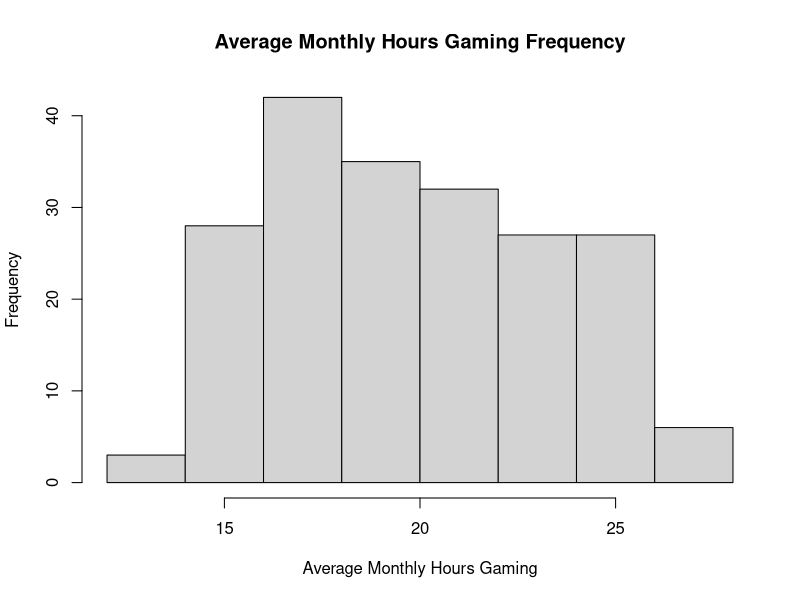
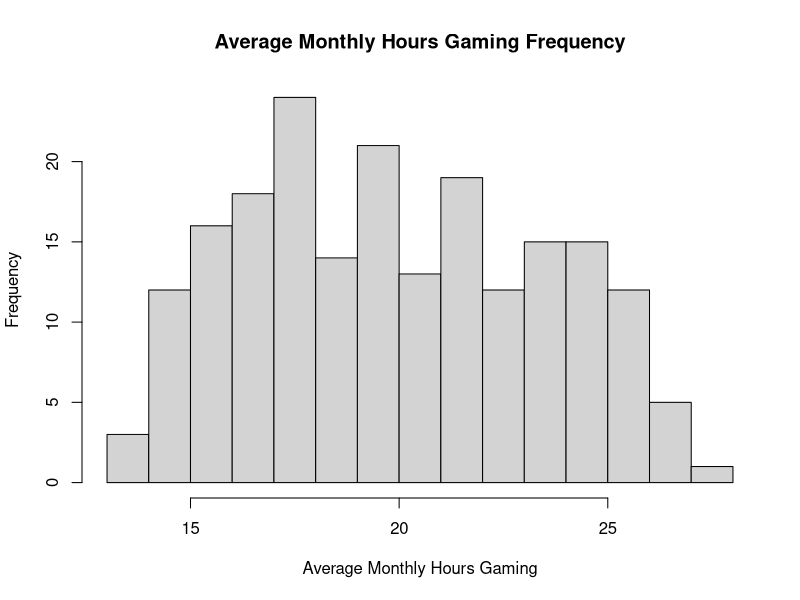
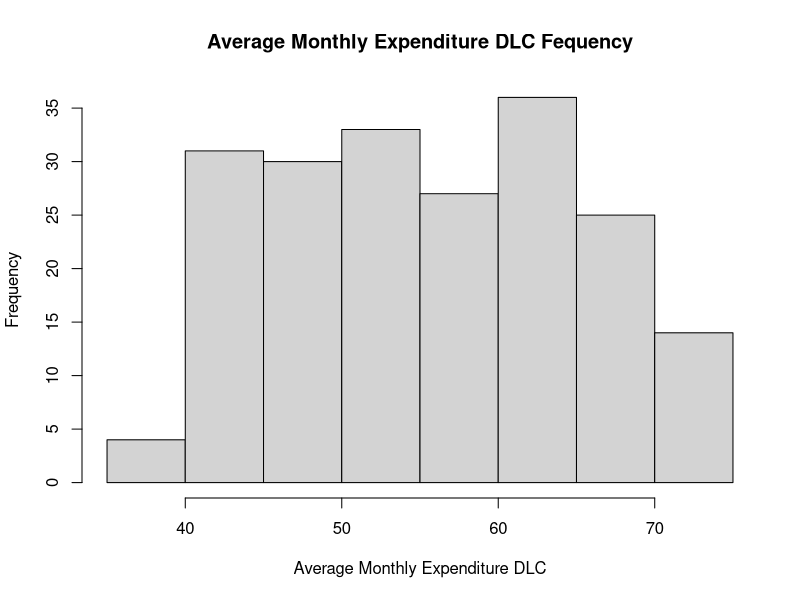
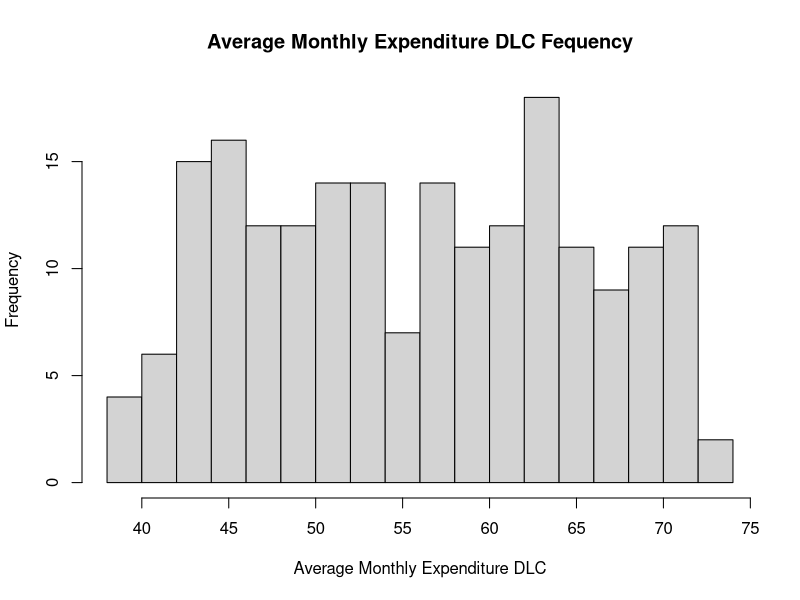
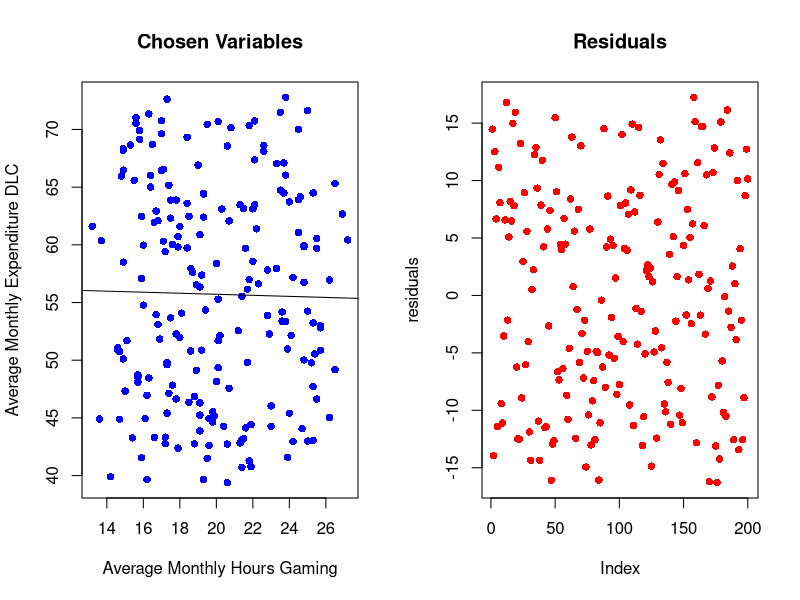
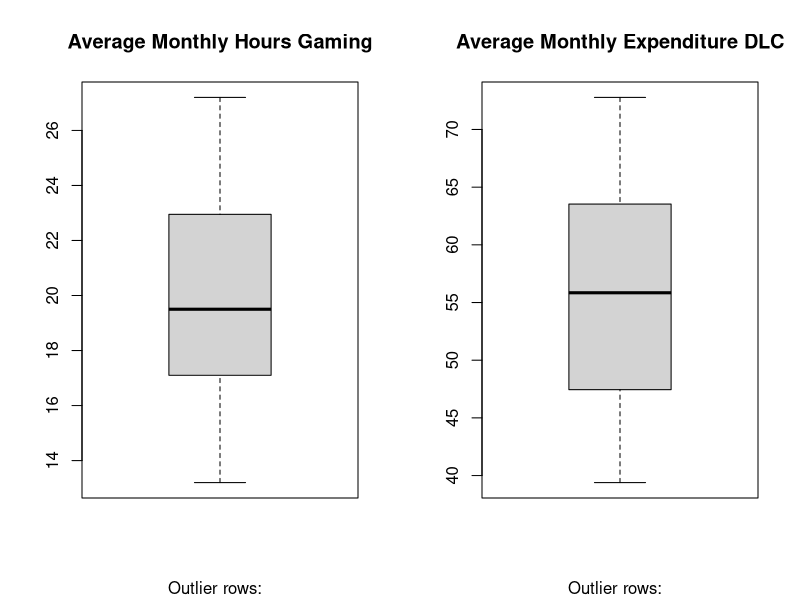
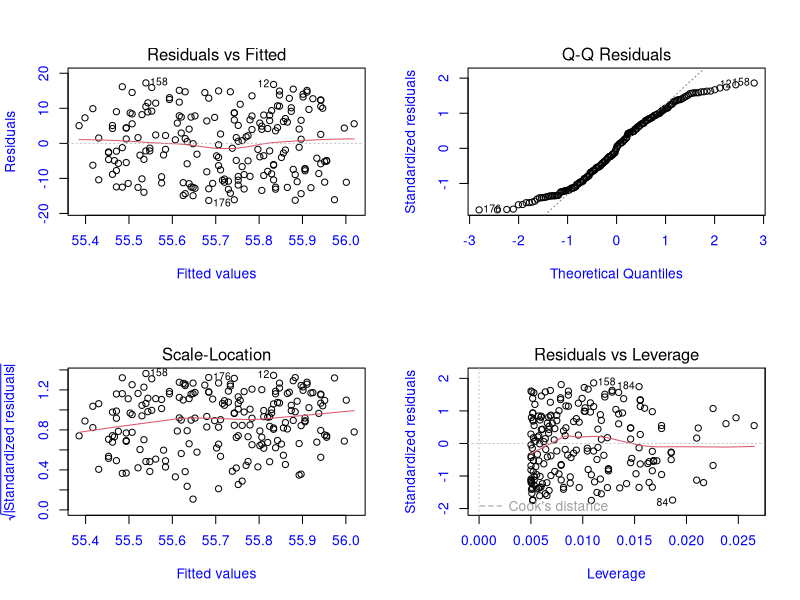
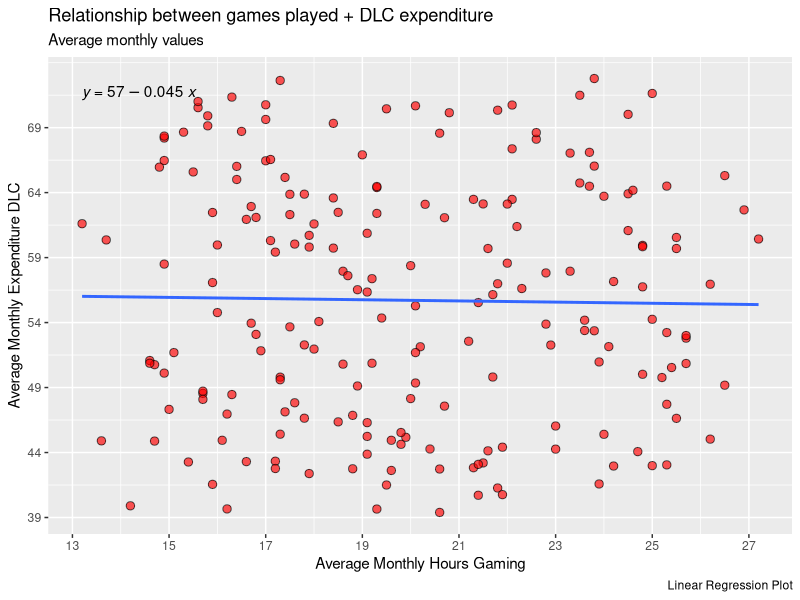

Here is the R script that generated these plots, in order:
## ---- chunk 1
# knitr::opts_chunk$set(echo = TRUE)

# Libraries used
if(!require("readr"))
  install.packages("readr")
if(!require("dplyr"))
  install.packages("dplyr")
if(!require("ggplot2"))
  install.packages("ggplot2")
if(!require("knitr"))
  install.packages("knitr")
if(!require("kableExtra"))
  install.packages("kableExtra")
if(!require("kableExtra"))
  install.packages("ggpubr")

library(readr)      # read_csv()
library(dplyr)      # sample_n()
library(ggplot2)    # data viszualizatoin, plot linear regression
library(knitr)      # Display data in tables
library(kableExtra) # Format tables
library(ggpubr)     # Add formula to plot
## ---- chunk 2
# Load and Randomly Sample Data
# use readr::read_csv() to load data from csv file

data <- read_csv("amalgamated_game_survey_250_2022.csv") # read data from csv
summary(data) # Check data has been read in correctly
## ---- chunk 3
# set a seed to reproduce random values
set.seed(1234) 

# randomly sample 200 of the 250 rows
sample_data <- sample_n(data, 200) # returns tibble 200 x 11
## ---- chunk 4
# check the correlation between the chosen variables
cor(sample_data$avg_monthly_hrs_gaming, sample_data$avg_monthly_expenditure_dlc)
# perform correlation test on chosen variables
cor.test(sample_data$avg_monthly_hrs_gaming, sample_data$avg_monthly_expenditure_dlc)
## ---- chunk 5
hist(sample_data$avg_monthly_hrs_gaming, 
     main="Average Monthly Hours Gaming Frequency",
     xlab="Average Monthly Hours Gaming")
## ---- chunk 6
hist(sample_data$avg_monthly_hrs_gaming, 
     main="Average Monthly Hours Gaming Frequency",
     xlab="Average Monthly Hours Gaming",
     breaks=12)
## ---- chunk 7
hist(sample_data$avg_monthly_expenditure_dlc, 
     main="Average Monthly Expenditure DLC Fequency",
     xlab = "Average Monthly Expenditure DLC")
## ---- chunk 8
hist(sample_data$avg_monthly_expenditure_dlc, 
     main="Average Monthly Expenditure DLC Fequency",
     xlab = "Average Monthly Expenditure DLC",
     breaks=12)
## ---- chunk 9
# Shapiro-Wilk's method for normality test

# If the P value is greater than 0.05 accept null hypothesis
# If the P value is less than or equal to 0.05 reject null hypothesis

significance <- 0.05

# perform shapiro test on avg_monthly_hrs_gaming
st_hours <- shapiro.test(sample_data$avg_monthly_hrs_gaming)

# if shapiro test result is too low reject the null hypothesis
if(st_hours$p.value < significance) {
  print("reject") } else {
  print("accept")
}

# perform shapiro test on avg_monthly_expenditure_dlc
st_bucks <- shapiro.test(sample_data$avg_monthly_expenditure_dlc)
# use ifelse() to perform similar check as above
print(ifelse(st_bucks$p.value < significance, "reject", "accept"))
## ---- chunk 10
# simple linear regression

# calculate effect of independent on dependent variable
mod <- lm(avg_monthly_expenditure_dlc ~ avg_monthly_hrs_gaming, 
          data = sample_data)

# summarise the results of the model
summary(mod)
## ---- chunk 11
#plot(sample_data$avg_monthly_hrs_gaming, mod$residuals)

df <- data.frame(sample_data$avg_monthly_hrs_gaming, sample_data$avg_monthly_expenditure_dlc)

par(mfrow=c(1,2), main="test") # 2 rows and 2 columns
plot(df, pch=16, col="blue", 
     xlab="Average Monthly Hours Gaming",
     ylab="Average Monthly Expenditure DLC",
     main="Chosen Variables")
abline(mod)
plot(mod$residuals, pch=16, col="red", ylab="residuals", main="Residuals")
par(mfrow=c(1,1)) # Reset to 1 row and 1 column
## ---- chunk 12
# r squared value, percent of variation
r_squared <- summary(mod)$r.squared
r_squared

# r value, derived from r squared
sqrt(r_squared)

# r value, using correlation function
cor(sample_data$avg_monthly_hrs_gaming, sample_data$avg_monthly_expenditure_dlc)
## ---- chunk 13
par(mfrow=c(1, 2))  # divide graph area in 2 columns

boxplot(sample_data$avg_monthly_hrs_gaming, 
        main="Average Monthly Hours Gaming", 
        sub=paste("Outlier rows: ", 
         boxplot.stats(sample_data$avg_monthly_hrs_gaming)$out))

boxplot(sample_data$avg_monthly_expenditure_dlc, 
        main="Average Monthly Expenditure DLC",
        sub=paste("Outlier rows: ",
         boxplot.stats(sample_data$avg_monthly_expenditure_dlc)$out))
## ---- chunk 14
par(mfrow=c(2,2), main="test") # 2 rows and 2 columns
plot(mod, col.lab="blue", col.axis="blue") # plot the model
par(mfrow=c(1,1)) # Reset to 1 row and 1 column
## ---- chunk 15
# plot dataset in a scatter plot, add colours for points
plot <- ggplot(data = mod, mapping = aes(x = avg_monthly_hrs_gaming, 
                                 y = avg_monthly_expenditure_dlc)) +
  geom_point(alpha = 0.66, # transparcency, lets stacked points show darker
             shape=21,# round
             fill="red", # inner colour
             color="black", # outline colour
             size=2.5) + # size (3 too big, 1 too small) +
  
  labs(title = "Relationship between games played + DLC expenditure",
       subtitle = "Average monthly values",
       caption = "Linear Regression Plot")

# Calculate x and y tick spacing and frequency
scale_x = scale_x_continuous(breaks = seq(
  floor(min(sample_data$avg_monthly_hrs_gaming)), # round down lowest value
  ceiling(max(sample_data$avg_monthly_hrs_gaming)), # round up highest value
  by = 2), # frequency
  name = "Average Monthly Hours Gaming") # x label
scale_y = scale_y_continuous(breaks = seq(
  floor(min(sample_data$avg_monthly_expenditure_dlc)), 
  ceiling(max(sample_data$avg_monthly_expenditure_dlc)),
  by = 5), 
  name = "Average Monthly Expenditure DLC")

# Get intercept and slope for regresion line
coeff <- coefficients(mod) # get coefficients returned from linear model
intercept <- coeff[1] # avg_monthly_hrs_gaming intercept
slope <- coeff[[2]] # slope of line, double square brackets = just the number

# Add x and y labels and geometry line to plot
plot + scale_x + scale_y +
  # geom_abline(intercept = intercept, slope = slope, color="red") + # regression line
  #stat_smooth(method = "lm", formula = y ~ x, geom = "smooth")
  geom_smooth(method="lm", se=F) +
  stat_regline_equation() # add equation to regression line
## ---- chunk 16
log_hours <- log10(sample_data$avg_monthly_hrs_gaming)
log_bucks <- log10(sample_data$avg_monthly_expenditure_dlc)

df_log <- data.frame(log_hours, log_bucks)
mod_log <- lm(log_bucks ~ log_hours, data=df_log)
summary(mod_log)
## ---- chunk 17
sqrt_hours <- log10(sample_data$avg_monthly_hrs_gaming)
sqrt_bucks <- log10(sample_data$avg_monthly_expenditure_dlc)

df_sqrt <- data.frame(sqrt_hours, sqrt_bucks)
mod_sqrt <- lm(sqrt_bucks ~ sqrt_hours, data=df_sqrt)
summary(mod_sqrt)
## ---- chunk 18
cube_hours <- sample_data$avg_monthly_hrs_gaming^(1/3)
cube_bucks <- sample_data$avg_monthly_expenditure_dlc^(1/3)

df_cube <- data.frame(cube_hours, cube_bucks)
mod_cube <- lm(cube_bucks ~ cube_hours, data=df_cube)
summary(mod_cube)
## ---- chunk 19
par(mfrow=c(2,2)) # 2 rows and 2 columns

# avg_monthly_hrs_gaming transforms

hist(sample_data$avg_monthly_hrs_gaming, main='Original',
     xlab="Average Monthly Hours Gaming") # original
hist(log_hours, main='Log Transformation',
     xlab="Log of Average Monthly Hours Gaming") # log
hist(sqrt_hours, main='Square Root Transformation',
     xlab="Square Root of Average Monthly Hours Gaming") # square root
hist(cube_hours, main='Cube Root Transformation',
     xlab="Cube Root of Average Monthly Hours Gaming") # cube root

par(mfrow=c(1,1)) # Reset to 1 row and 1 column
## ---- chunk 20
par(mfrow=c(2,2)) # 2 rows and 2 columns

# avg_monthly_expenditure_dlc transforms

hist(sample_data$avg_monthly_expenditure_dlc, main='Original',
     xlab="Average Monthly Expenditure DLC") # original
hist(log_bucks, main='Log Transformation',
     xlab="Log of Average Monthly Expenditure DLC") # log
hist(sqrt_bucks, main='Square Root Transformation',
     xlab="Square Root of Avg. Monthly Expenditure DLC") # square root
hist(cube_bucks, main='Cube Root Transformation',
     xlab="Cube Root of Avg. Monthly Expenditure DLC") # cube root
par(mfrow=c(1,1)) # Reset to 1 row and 1 column
## ---- chunk 21
st1 <- shapiro.test(sample_data$avg_monthly_hrs_gaming)
st1
print(ifelse(st1$p.value < significance, "reject", "accept"))
st2 <- shapiro.test(log_hours)
print(ifelse(st2$p.value < significance, "reject", "accept"))
st3 <- shapiro.test(sqrt_hours)
print(ifelse(st3$p.value < significance, "reject", "accept"))
st4 <- shapiro.test(cube_hours)
print(ifelse(st4$p.value < significance, "reject", "accept"))
st5 <- shapiro.test(sample_data$avg_monthly_expenditure_dlc)
print(ifelse(st5$p.value < significance, "reject", "accept"))
st6 <- shapiro.test(log_bucks)
print(ifelse(st6$p.value < significance, "reject", "accept"))
st7 <- shapiro.test(sqrt_bucks)
print(ifelse(st7$p.value < significance, "reject", "accept"))
st8 <- shapiro.test(cube_bucks)
print(ifelse(st8$p.value < significance, "reject", "accept"))
## ---- chunk 22
plot <- ggplot(data = mod, mapping = aes(x = avg_monthly_hrs_gaming, 
                                 y = avg_monthly_expenditure_dlc,
                                 fill=sample_data$favourite_game,
                                 color=sample_data$favourite_game)) + 
  geom_point(alpha = 0.66, # transparcency, lets stacked points show darker
             shape=21,# round
             color="black", # outline colour
             size=2.5) + # size (3 too big, 1 too small) +
  
  labs(title = "Relationship between games played + DLC expenditure",
       subtitle = "Average monthly values",
       caption = "Linear Regression Plot: Group by favourite game")

# Add x and y labels and geometry line to plot
plot + scale_x + scale_y +
  geom_smooth(method="lm", se=F)
## ---- chunk 23
plot <- ggplot(data = mod, mapping = aes(x = avg_monthly_hrs_gaming, 
                                 y = avg_monthly_expenditure_dlc,
                                 fill=sample_data$gender,
                                 color=sample_data$gender)) + 
  geom_point(alpha = 0.66, # transparcency, lets stacked points show darker
             shape=21,# round
             color="black", # outline colour
             size=2.5) + # size (3 too big, 1 too small) +
  
  labs(title = "Relationship between games played + DLC expenditure",
       subtitle = "Average monthly values",
       caption = "Linear Regression Plot: Group by gender")

# Add x and y labels and geometry line to plot
plot + scale_x + scale_y +
  geom_smooth(method="lm", se=F)
## ---- chunk 24
plot <- ggplot(data = mod, mapping = aes(x = avg_monthly_hrs_gaming, 
                                 y = avg_monthly_expenditure_dlc,
                                 fill=sample_data$top_reason_gaming,
                                 color=sample_data$top_reason_gaming)) + 
  geom_point(alpha = 0.66, # transparcency, lets stacked points show darker
             shape=21,# round
             color="black", # outline colour
             size=2.5) + # size (3 too big, 1 too small) +
  
  labs(title = "Relationship between games played + DLC expenditure",
       subtitle = "Play Roblox",
       caption = "Linear Regression Plot: Group by To Reason Gaming")

# Add x and y labels and geometry line to plot
plot + scale_x + scale_y +
  geom_smooth(method="lm", se=F) +
  facet_grid(~sample_data$play_roblox)
## ---- chunk 25
plot <- ggplot(data = mod, mapping = aes(x = avg_monthly_hrs_gaming, 
                                 y = avg_monthly_expenditure_dlc,
                                 fill=sample_data$top_reason_gaming,
                                 color=sample_data$top_reason_gaming)) + 
  geom_point(alpha = 0.66, # transparcency, lets stacked points show darker
             shape=21,# round
             color="black", # outline colour
             size=2.5) + # size (3 too big, 1 too small) +
  
  labs(title = "Relationship between games played + DLC expenditure",
       subtitle = "Use Steam",
       caption = "Linear Regression Plot: Group by To Reason Gaming")

# Add x and y labels and geometry line to plot
plot + scale_x + scale_y +
  geom_smooth(method="lm", se=F) +
  facet_grid(~sample_data$use_steam)
